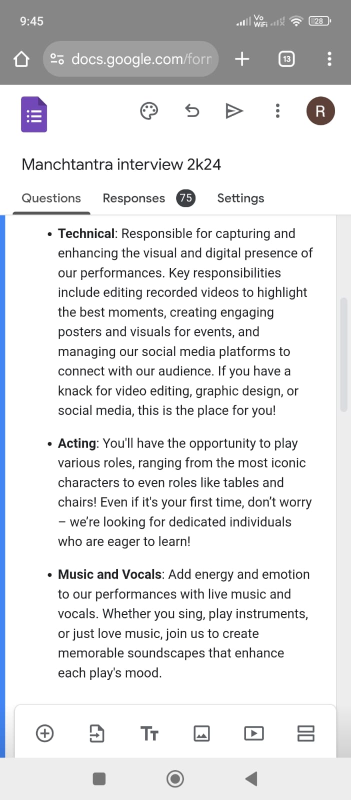
#> input picture tesseract/info.jpeg, 702 x 1600 px (shown at 1/2 size)
$ python -i pipelined.py   (imports and definitions only)
#> lines starting #> are read from the running program, lines starting #| are printed output that depends on the picture; after the words box and inside, x2 and y2 are one past the last pixel; in counts of white or black regions, pixels touching at a corner belong together
import cv2 as cv
import numpy as np

def shoelace_formula(boundary_points, absoluteValue=True):
    points = np.array(boundary_points)
    x = points[:, 0]
    y = points[:, 1]

    area = 0.5 * np.sum(x * np.roll(y, -1) - y * np.roll(x, -1))

    return abs(area) if absoluteValue else area

def read_image(path):
    img = cv.imread(path)
    return img

def rescale_image(frame, scale): #Will integrate when needed
    width = int (frame[1]*scale)
    height = int(frame[0]*scale)

def make_grayscale(frame):
    gray = cv.cvtColor(frame, cv.COLOR_BGR2GRAY)
    return gray

def make_blur(frame, kernel_size=3):
    blurred = cv.GaussianBlur(frame, (3,3), 0)
    return blurred

def binarize_image(frame):
    _, imageThres = cv.threshold(frame, 0, 255, cv.THRESH_BINARY+cv.THRESH_OTSU)
    return imageThres

def canny_image(thresholdFrame):
    canny_img = cv.Canny(thresholdFrame, 0, 0)
    return canny_img

def get_contours(cannyImage):
    contours, _ = cv.findContours(cannyImage, cv.RETR_LIST, cv.CHAIN_APPROX_SIMPLE)
    return contours

def filter_contours(contours):
    max_area = max(cv.contourArea(c) for c in contours)
    min_area = 0.0*max_area
    max_coverage = 0.95*max_area
    filtered = [c for c in contours if cv.contourArea(c)>min_area and cv.contourArea(c)<max_coverage]
    return filtered

def combine_and_order_points(filtered_points):
    all_points = np.vstack(filtered_points)
    all_points = all_points[:, 0, :]
    unique_points = np.unique(all_points, axis=0)
    hull = cv.convexHull(unique_points)
    hull = hull[:,0,:]
    return hull

def find_area(frame):
    gray_ = make_grayscale(frame)
    blur_ = make_blur(gray_)
    binary_ = binarize_image(blur_)
    canny_ = canny_image(binary_)
    contours = get_contours(canny_)
    filtered = filter_contours(contours)
    points = combine_and_order_points(filtered)

    area = shoelace_formula(points)
    return area

# [4 lines left out: function final_, not called in this run]

import numpy as np


def calc_PPI(width_pixels, height_pixels, diagonal_in_inches):
    diagonal_in_pixels = np.sqrt((width_pixels**2)+(height_pixels**2))
    return diagonal_in_pixels/diagonal_in_inches

# [30 lines left out: functions calculateArea, final_final, not called in this run]

>>> import cv2
>>> picture = cv2.imread('../tesseract/info.jpeg')
#> picture is the input picture: shape (1600, 702, 3); mean B, G, R 228.3, 226.8, 226.3
>>> result = find_area(picture)
#> in make_blur, `blurred = cv.GaussianBlur(frame, (3,3), 0)`:
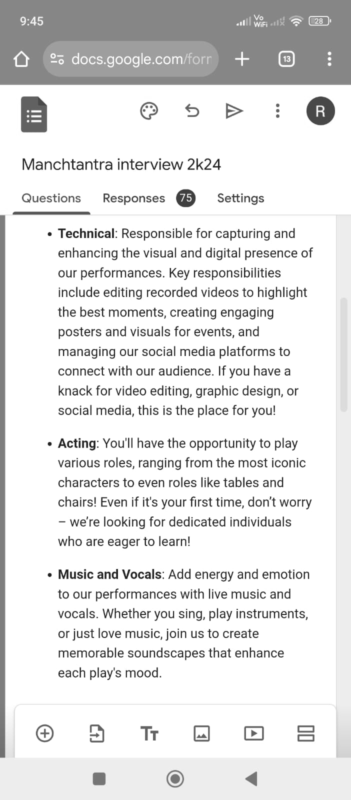
#> blurred: shape (1600, 702) (shown at 1/2 size); min 27, max 255, mean 226.8
#> in binarize_image, `_, imageThres = cv.threshold(frame, 0, 255, cv.THRESH_BINARY+cv.THRESH..`:
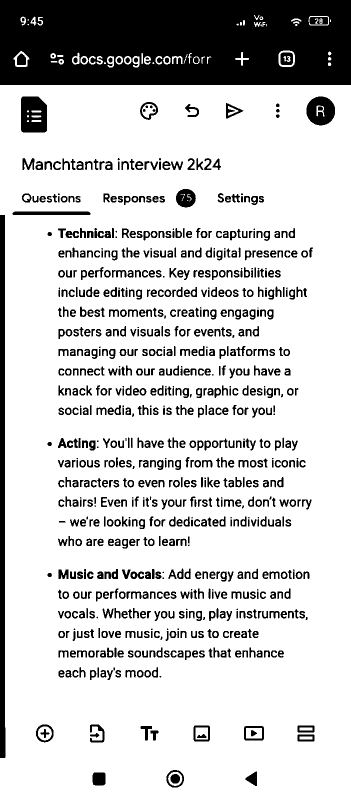
#> imageThres: shape (1600, 702) (shown at 1/2 size); 80.5% white; 897 black regions (94 under 20 px), largest, box (x1, y1, x2, y2) and area: (0, 0, 702, 170) 112849, (0, 430, 11, 1516) 10920, (42, 193, 94, 265) 3298
#> in canny_image, `canny_img = cv.Canny(thresholdFrame, 0, 0)`:
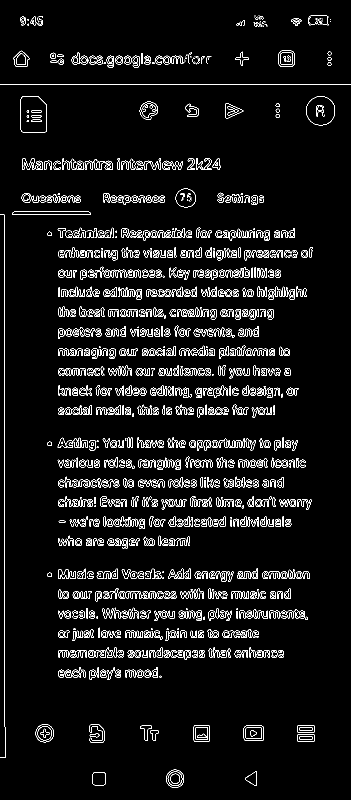
#> canny_img: shape (1600, 702) (shown at 1/2 size); 5% white in thin lines or dots
#> in get_contours, `contours, _ = cv.findContours(cannyImage, cv.RETR_LIST, cv.CHAIN_APPRO..`: contours = 2278 contours, 1190 with area under 20; largest, box (x1, y1, x2, y2) and area: (41, 192, 94, 265) 3575, (41, 192, 94, 265) 3555, (612, 192, 670, 251) 2636, (612, 192, 670, 251) 2610, (351, 377, 392, 415) 1168
#> in filter_contours, `max_area = max(cv.contourArea(c) for c in contours)`: max_area = 3575
#> in filter_contours, `min_area = 0.0*max_area`: min_area = 0
#> in filter_contours, `max_coverage = 0.95*max_area`: max_coverage = 3396.2
#> in filter_contours, `filtered = [c for c in contours if cv.contourArea(c)>min_area and cv.c..`: filtered = 2070 contours, 984 with area under 20; largest, box (x1, y1, x2, y2) and area: (612, 192, 670, 251) 2636, (612, 192, 670, 251) 2610, (351, 377, 392, 415) 1168, (351, 377, 392, 415) 1153, (487, 1451, 528, 1481) 1138
#> in combine_and_order_points, `all_points = np.vstack(filtered_points)`: all_points = contour of 41327 points, box (x1, y1, x2, y2) (0, 32, 670, 1575), area 152012
#> in combine_and_order_points, `all_points = all_points[:, 0, :]`: all_points = 41327 pairs, first value 0 to 669, second value 32 to 1574
#> in combine_and_order_points, `unique_points = np.unique(all_points, axis=0)`: unique_points = 29787 pairs, first value 0 to 669, second value 32 to 1574
#> in combine_and_order_points, `hull = cv.convexHull(unique_points)`: hull = contour of 19 points, box (x1, y1, x2, y2) (0, 32, 670, 1575), area 980810
#> in combine_and_order_points, `hull = hull[:,0,:]`: hull = 19 rows, first 8: [669, 229], [628, 1482], [513, 1571], [356, 1574], [343, 1574], [189, 1570], [0, 1515], [0, 429]
#> in find_area, `points = combine_and_order_points(filtered)`: points has the same summary as hull in combine_and_order_points
#> in shoelace_formula, `points = np.array(boundary_points)`: points has the same summary as hull in combine_and_order_points
#> in shoelace_formula, `x = points[:, 0]`: x = 19 values, max 669 at index 0, min 0 at index 6, mean 342.3
#> in shoelace_formula, `y = points[:, 1]`: y = 19 values, max 1574 at index 3, min 32 at index 13, mean 561.1
#> in shoelace_formula, `area = 0.5 * np.sum(x * np.roll(y, -1) - y * np.roll(x, -1))`: area = 980810
#> result = 980810
